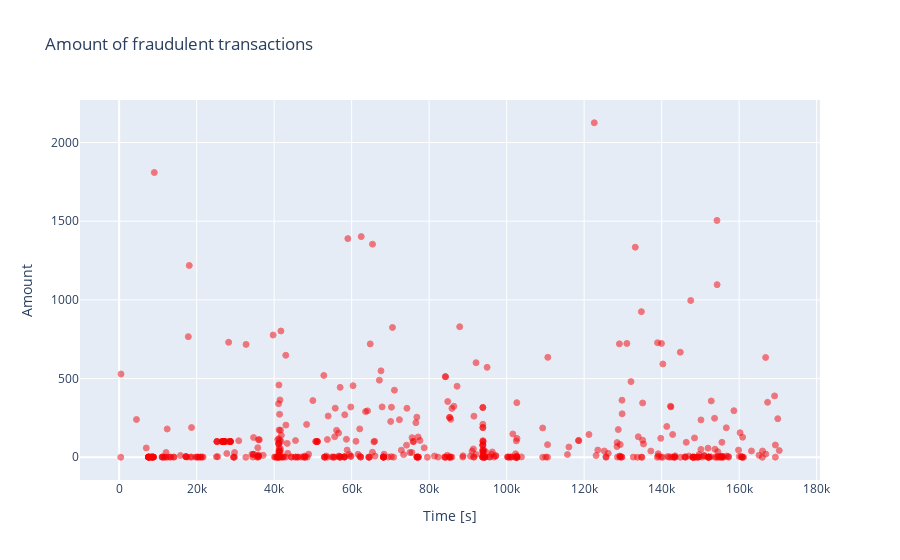

Source (notebook cell):
### Code cell
fraud = data_df.loc[data_df['Class'] == 1]

trace = go.Scatter(
    x = fraud['Time'], y = fraud['Amount'],
    name = 'Amount',
    marker = dict(
        color = 'rgb(238, 3, 11)',
        line = dict(
            color = 'red',
            width = 1),
        opacity = 0.5,
        ),
        text = fraud['Amount'],
        mode = 'markers'
    )
data = [trace]
layout = dict(title = "Amount of fraudulent transactions",
              xaxis = dict(title='Time [s]', showticklabels=True),
              yaxis = dict(title='Amount'),
              hovermode='closest'
)
fig = dict(data=data, layout=layout)
iplot(fig, filename='fraud-amount')

### Figure 1 — Plotly figure (JSON) as saved in the notebook; plotly's stock layout.template omitted (floating-point values rounded to 4 significant figures; data arrays with more than 128 entries replaced by an {"elided": "..."} marker saying what was removed)
{"data": [{"marker": {"color": "rgb(238, 3, 11)", "line": {"color": "red", "width": 1}, "opacity": 0.5}, "mode": "markers", "name": "Amount", "text": {"elided": "492 float values"}, "type": "scatter", "x": {"elided": "492 float values"}, "y": {"elided": "492 float values"}}], "layout": {"hovermode": "closest", "title": {"text": "Amount of fraudulent transactions"}, "xaxis": {"showticklabels": true, "title": {"text": "Time [s]"}}, "yaxis": {"title": {"text": "Amount"}}}}
